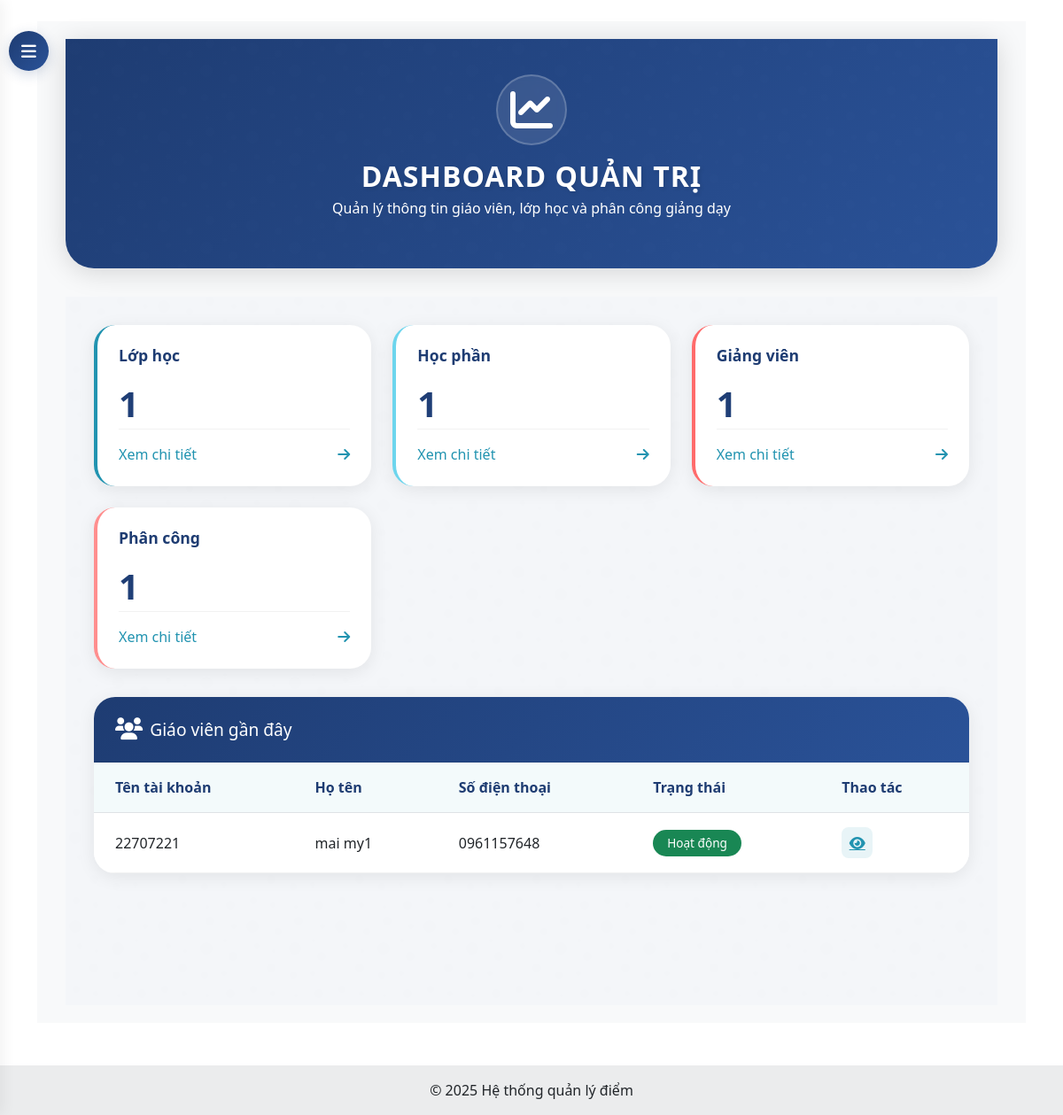
Before: /dashboard/ (signed in) with the older database file.
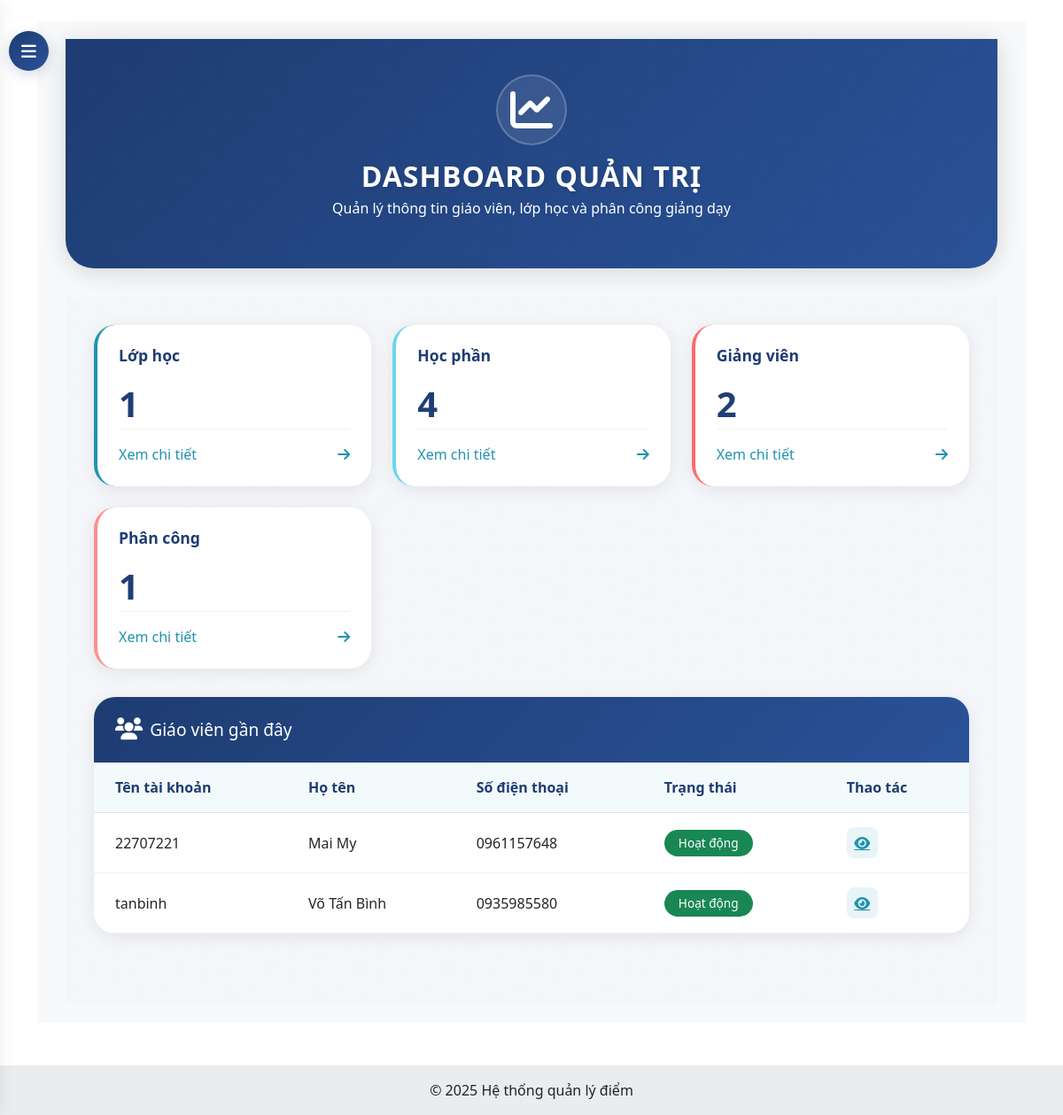
After: the same page with the newer database file.
### core/models.py (models this page shows, shortened)
class Teacher(models.Model):
    user = models.OneToOneField(User, on_delete=models.CASCADE)
    phone = models.CharField(max_length=15, blank=True, null=True)
    date_of_birth = models.DateField(blank=True, null=True)
    address = models.TextField(blank=True, null=True)
    is_active = models.BooleanField(default=True)

### core/views.py (the view)
# urls.py: path('dashboard/', views.admin_dashboard, name='admin_dashboard'),
@login_required
@user_passes_test(is_admin)
def admin_dashboard(request):
    teachers = Teacher.objects.all()
    subjects = Subject.objects.all()
    classrooms = ClassRoom.objects.all()
    semesters = Semester.objects.all()
    assignments = TeacherAssignment.objects.all()
    return render(request, 'core/admin/dashboard.html', {
        'teachers': teachers,
        'subjects': subjects,
        'classrooms': classrooms,
        'semesters': semesters,
        'assignments': assignments
    })

### core/views.py (called while the page is built)
def is_admin(user):
    return user.is_superuser

### templates/core/admin/dashboard.html (shortened to what the changed rows need)
{% extends "base.html" %}
{% block content %}
<div id="content">
    <div class="container-fluid">
        <div class="hero-section">
            <div class="container">
                <div class="row justify-content-center text-center">
                    <div class="col-md-8">
                        <h1 class="hero-title">DASHBOARD QUẢN TRỊ</h1>
                    </div>
                </div>
            </div>
        </div>
        <div class="layout-container">
            <div class="main-content">
                <div class="stat-cards">
                    <div class="stat-card green">
                        <h3 class="stat-title">Học phần</h3>
                        <div class="stat-number">{{ subjects.count|default_if_none:"0" }}</div>
                        <a href="{% url 'subject_list' %}" class="stat-link">
                            Xem chi tiết
                            <i class="fas fa-arrow-right"></i>
                        </a>
                    </div>
                    <div class="stat-card yellow">
                        <h3 class="stat-title">Giảng viên</h3>
                        <div class="stat-number">{{ teachers.count }}</div>
                        <a href="{% url 'teacher_list' %}" class="stat-link">
                            Xem chi tiết
                            <i class="fas fa-arrow-right"></i>
                        </a>
                    </div>
                </div>
                <div class="recent-teachers-card">
                    <div class="table-responsive">
                        <table class="table">
                            <thead>
                                <tr>
                                    <th>Tên tài khoản</th>
                                    <th>Họ tên</th>
                                    <th>Số điện thoại</th>
                                    <th>Trạng thái</th>
                                    <th>Thao tác</th>
                                </tr>
                            </thead>
                            <tbody>
                                {% for teacher in teachers|slice:":5" %}
                                <tr>
                                    <td>{{ teacher.user.username }}</td>
                                    <td>{{ teacher.user.get_full_name }}</td>
                                    <td>{{ teacher.phone|default:"-" }}</td>
                                    <td>
                                        {% if teacher.is_active %}
                                        <span class="badge bg-success">Hoạt động</span>
                                        {% else %}
                                        <span class="badge bg-danger">Bị khóa</span>
                                        {% endif %}
                                    </td>
                                    <td>
                                        <a href="{% url 'teacher_detail' teacher.id %}" class="view-btn">
                                            <i class="fas fa-eye"></i>
                                        </a>
                                    </td>
                                </tr>
                                {% empty %}
                                <tr>
                                    <td colspan="5" class="text-center">Chưa có giáo viên nào.</td>
                                </tr>
                                {% endfor %}
                            </tbody>
                        </table>
                    </div>
                </div>
            </div>
        </div>
    </div>
</div>
{% endblock %}

Changed rows visible on the page:
changed through a linked row, Teacher: user.get_full_name "mai my1" → "Mai My"
added Teacher: user.username "tanbinh", user.get_full_name "Võ Tấn Bình", phone "0935985580", is_active "Hoạt động"
Other visible differences:
{{ subjects.count|default_if_none:"0" }}: "1" → "4"
{{ teachers.count }}: "1" → "2"
